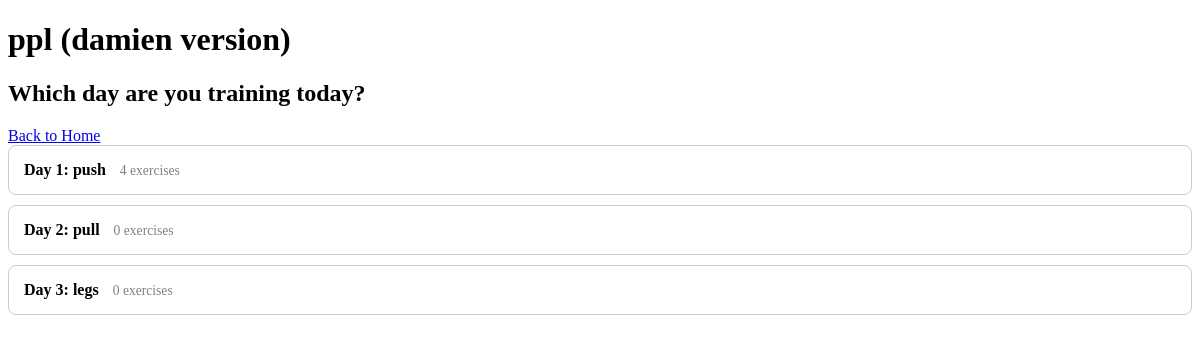
The app's page /log/1 with its own data.
### tables this page shows
CREATE TABLE workout_splits (
            id INTEGER PRIMARY KEY AUTOINCREMENT,
            name TEXT NOT NULL
        );

CREATE TABLE split_days (
            id INTEGER PRIMARY KEY AUTOINCREMENT,
            split_id INTEGER NOT NULL,
            day_name TEXT NOT NULL,
            day_order INTEGER NOT NULL,
            FOREIGN KEY (split_id) REFERENCES workout_splits(id)
        );

### app.py (the view)
@app.route("/log/<int:split_id>")
def pick_day(split_id):
    conn = get_db()
    cursor = conn.cursor()
    cursor.execute("SELECT * FROM workout_splits WHERE id = ?", (split_id,))
    split = cursor.fetchone()
    cursor.execute(
        "SELECT * FROM split_days WHERE split_id = ? ORDER BY day_order",
        (split_id,)
    )
    days = cursor.fetchall()
    days_preview = []
    for day in days:
        cursor.execute("""
            SELECT exercises.*, split_exercises.sets_count
            FROM exercises
            JOIN split_exercises ON exercises.id = split_exercises.exercise_id
            WHERE split_exercises.split_day_id = ?
            ORDER BY split_exercises.exercise_order
        """, (day["id"],))
        exercises = cursor.fetchall()
        exercise_previews = []
        total_sets = 0
        for exercise in exercises:
            cursor.execute("""
                SELECT workout_logs.id FROM workout_logs
                WHERE workout_logs.exercise_id = ?
                ORDER BY workout_logs.date DESC LIMIT 1
            """, (exercise["id"],))
            last_log = cursor.fetchone()
            if last_log:
                cursor.execute("""
                    SELECT COUNT(*) as set_count, ROUND(AVG(reps)) as avg_reps
                    FROM sets WHERE log_id = ?
                """, (last_log["id"],))
                stats = cursor.fetchone()
                sets = stats["set_count"]
                reps = stats["avg_reps"] or 10
            else:
                sets = 1
                reps = 10
            total_sets += sets
            exercise_previews.append({
                "name": exercise["name"],
                "sets": sets,
                "reps": int(reps)
            })
        days_preview.append({
            "id": day["id"],
            "day_name": day["day_name"],
            "day_order": day["day_order"],
            "exercises": exercise_previews,
            "total_sets": total_sets,
            "total_exercises": len(exercise_previews)
        })
    conn.close()
    return render_template("pick_day.html", split=split, days=days_preview)

### app.py (called while the page is built)
def get_db():
    conn = sqlite3.connect(DB_PATH)
    conn.row_factory = sqlite3.Row
    return conn

### templates/pick_day.html (shortened to what this page needs)
<!DOCTYPE html>
<html lang="en">
<head>
</head>
<body>
    <h1>{{ split.name }}</h1>
    <h2>Which day are you training today?</h2>
    <a href="/">Back to Home</a>
    {% if days %}
        {% for day in days %}
            <div class="day-card" onclick="openPreview({{ loop.index0 }})">
                <strong>Day {{ day.day_order }}: {{ day.day_name }}</strong>
                <span style="color:gray; font-size:0.85em; margin-left:10px;">{{ day.total_exercises }} exercises</span>
            </div>
        {% endfor %}
    {% else %}
        <p>No days in this split yet.</p>
        <a href="/split/{{ split.id }}">Add days to this split</a>
    {% endif %}
</body>
</html>

### templates/pick_day.html (style rules this page uses)
.day-card { border: 1px solid #ccc; padding: 15px; margin-bottom: 10px; cursor: pointer; border-radius: 8px; }

### records on screen
workout_splits: name "ppl (damien version)"
split_days: day_order "1", day_name "push", total_exercises "4"
split_days: day_order "2", day_name "pull", total_exercises "0"
split_days: day_order "3", day_name "legs", total_exercises "0"
